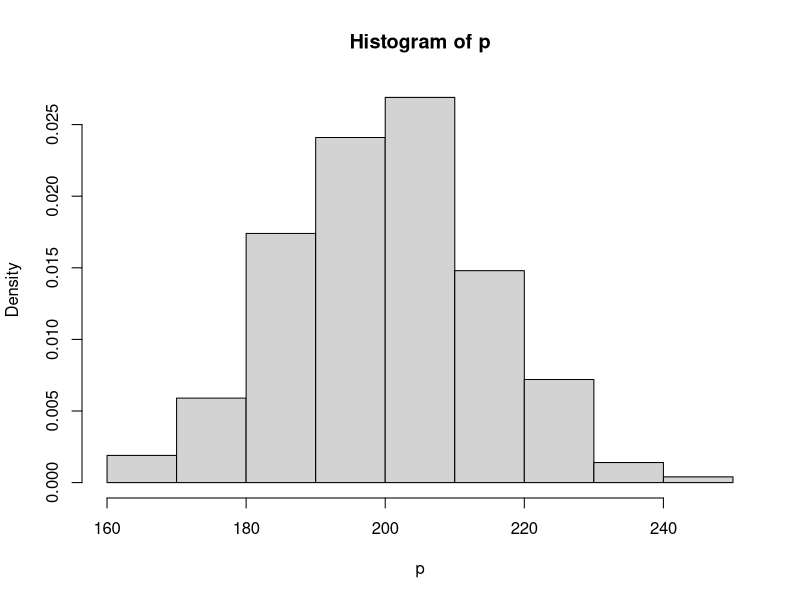
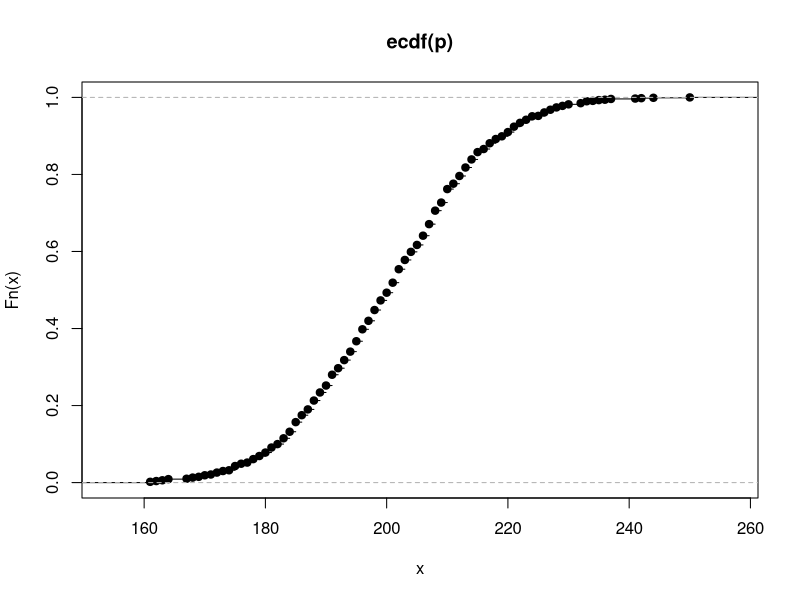
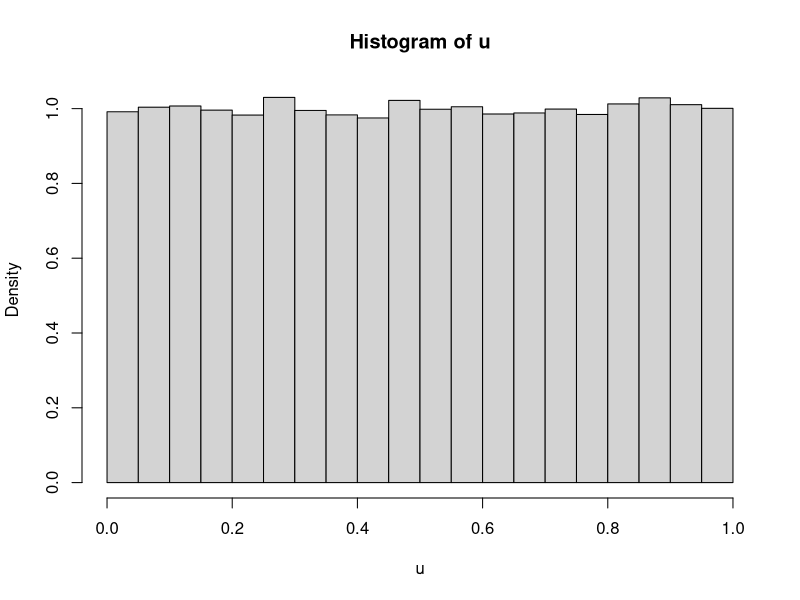
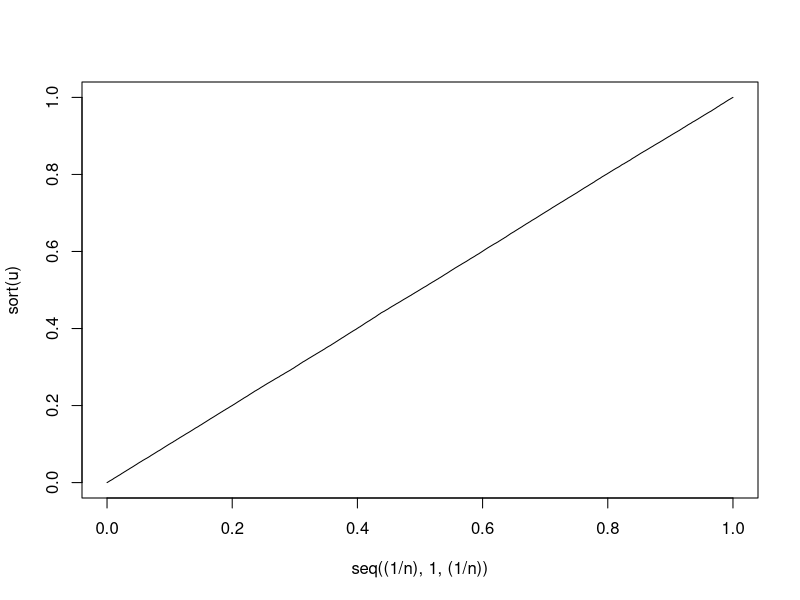
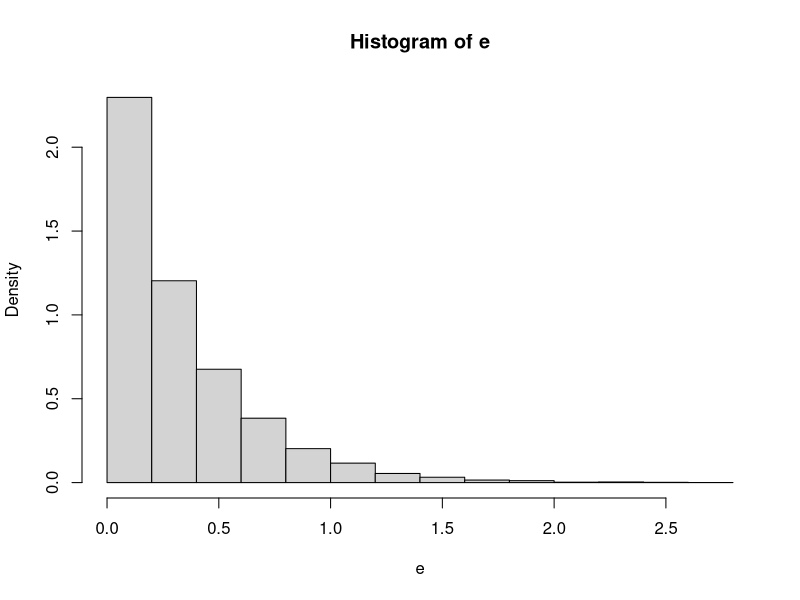
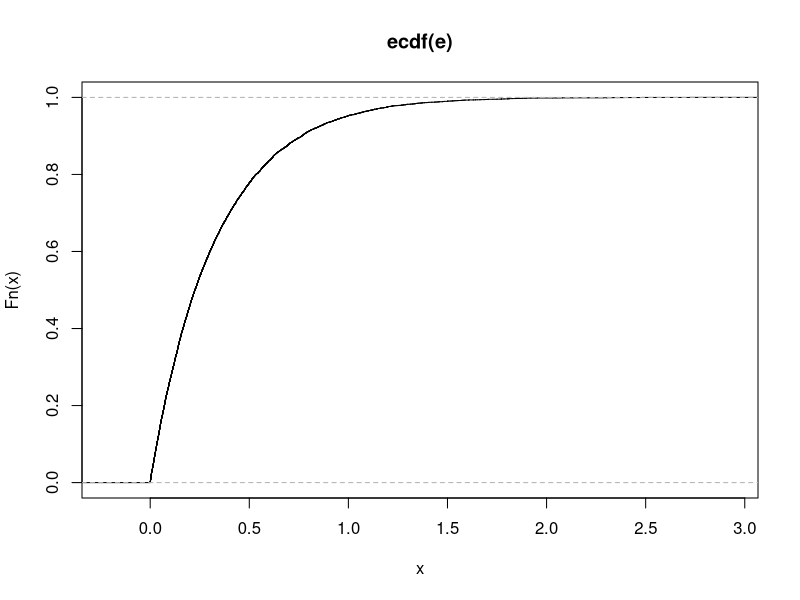
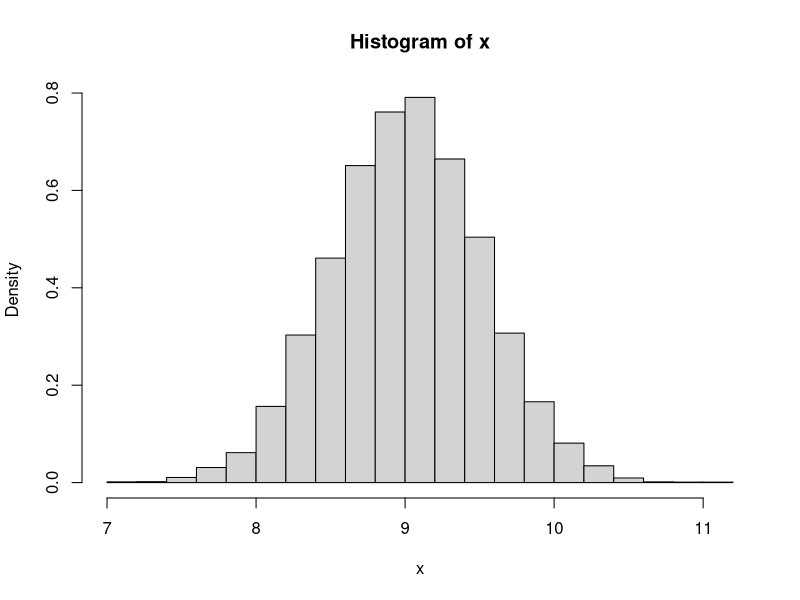
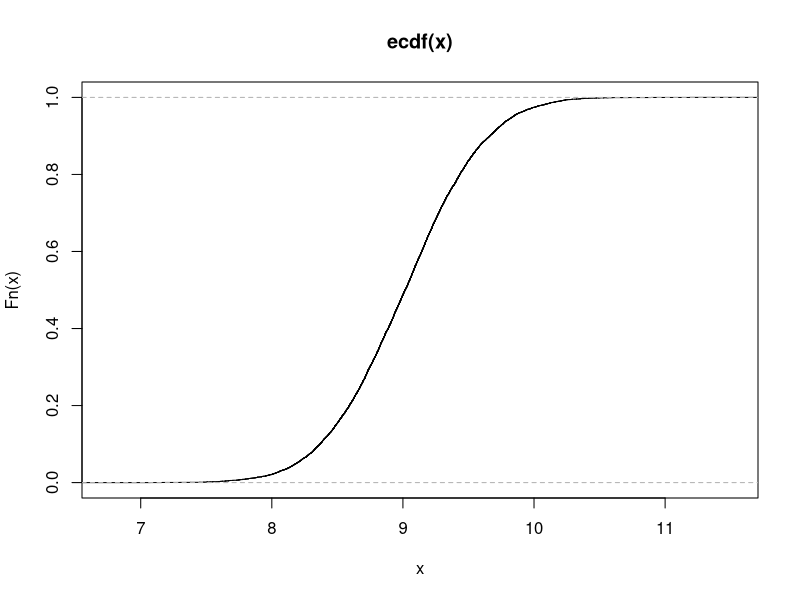

These figures' R source, in order:
#Problem Ch4_10
#Spam email per day is Poisson with mean 200
rep<-1000 #Number of days examined
lambda<-200 #rate parameter
p<-rpois(rep,lambda)
hist(p,freq=F) #histogram over empirical pdf
plot(ecdf(p)) #empirical cdf
sum(p<190)/rep



#Problem 31a
rep<-10000; prop<-0; x<-1:10
for (i in 1:rep)
{
d<-0
if(min(sample(x,3,replace=F))==4) d<-1
prop<-prop+d
}
print(prop/rep)



#1 Birthday problem. The probability that two (or more) are born on the same day
#What about three (or more)
#What about exactly three
#Number of persons
n<-14
rep<-10000
prop<-0
for (i in 1:rep)
{
d<-0
a<-(1+floor(365*runif(n)))
b<-unique(a)
if(length(b)<n) d<-1
#print(d)
prop<-prop+d
}
print(prop/rep)

#2 Expectation of Bernoulli r.v.
#We select at random one from the class and id her och him as 0 or 1 dep gender
m<-5 # set no of males
f<-2 # set no of females
p<-m/(m+f)
rep<-1000000
prop<-0
for (i in 1:rep)
{ d<-0
if(runif(1)<p) d<-1
prop<-prop+d }
print(prop/rep)

#3 Stud exercise: Binomial r.v.
#We select at random with replacement four from the class and id them
m<-5 # set no of males
f<-2 # set no of females
p<-m/(m+f)
rep<-20000
prop<-0
for (i in 1:rep)
{ d<-0
if(rbinom(1,4,p)==0) d<-1
prop<-prop+d }
print(prop/rep)

#4 Highway accidents: Poisson r.v. Example 2.11
lambda<-3
rep<-50000
prop<-0
for (i in 1:rep)
{ d<-0
if(rpois(1,lambda)<3) d<-1
prop<-prop+d }
print(prop/rep)

#5 pdf and cdf of a uniform r.v.
n<-100000 #no obs
u<-runif(n)
hist(u,freq=F) #histogram over empirical pdf
plot(seq((1/n),1,(1/n)), sort(u), "l")
#ALT plot(ecdf(u)) #empirical cdf

#6 pdf and cdf of an exponetial r.v.
n<-10000 #no obs
lambda<-3 #rate parameter
e<-rexp(n,lambda)
hist(e,freq=F) #histogram over empirical pdf
plot(ecdf(e)) #empirical cdf

#7 pdf and cdf of a normal r.v.
n<-10000 #no obs
mu<-9 #location parameter
sigma<-0.5 #scale parameter
x<-rnorm(n,mu,sigma)
hist(x,freq=F) #histogram over empirical pdf
plot(ecdf(x)) #empirical cdf

#8 Expected value of the cubic of a uniform(0,1) r.v. (examp 2.26)
n<-10000 #no obs
u<-runif(n)
y<-1/u
mean(y)
hist(y,freq=F) #histogram over empirical pdf

#9 Expected value of the sum of a uniform(0,10) and N(1,1) r.v. 
n<-10000 #no obs
y<-runif(n)*10+rnorm(n,1,1)
mean(y)
sd(y)
hist(y,freq=F) #histogram over empirical pdf

#10 Illustration of Central Limit Theorem, mean calculated from n iid Exp(1)
lambda<-1
n<-30   #30
rep<-1000
e_bar<-seq(1,rep,1)*0
for (i in 1:rep)
{ 
e_bar[i]<-mean(rexp(n,lambda))
}
hist(e_bar,freq=F) #histogram over empirical pdf

#11 Stochastic process - time to work
set.seed(630829)
rep<-10 #consider also 100, 1000, 10000
d<-c(0,1,1,23.6,24) #distances from home
z<-NULL
for (i in 1:rep) {
t<-rep(0,5) #initializing the random vector
t[2]<-rnorm(1,8,1)  #Walking time to the bus stop
b<-rbinom(1,1,0.03) #3% of the times there is major disturbance in the service
t[3]<-(1-b)*5*runif(1)+b*rexp(1,0.1)  #Waiting time at the bus stop given that buses are scheduled and I aim for 5 min
t[4]<-(1-b)*rnorm(1,31,2)+b*(31+rexp(1,0.1)) #Driving time for the bus
#t[5]<-rnorm(1,5,2) #Walking time for bus halt to office
t[5]<-rnorm(1,(6-(sum(t[1:4]))/50),2) #Walking time from bus halt is dependent
z1<-c(t[1],sum(t[1:2]),sum(t[1:3]),sum(t[1:4]),sum(t[1:5])) #Summing the duration
z<-c(z,z1)
}
plot(d,z[1:5],type="l",xlab="travel distance",ylab="time in min",xlim=c(0,25),ylim=c(0,90))
for (j in 1:(rep-1)){
#a<-combn(40,5)   #delays the graphics if you want
lines(d,z[(5*j+1):(5*(j+1))],col=min(j,100))
}
m<-matrix(z,5,rep) #create a column for each trip
mean(m[5,])   #average travel time
sd(m[5,])     #standard dev of travel time
hist(m[5,])   #emp pdf
plot(ecdf(m[5,]))   #emp cdf

#12 Conditional distributions
n<-100
a<-0
b<-1
c<-2
d<-0
x<-rnorm(n,0,1)
z<-d*x+rnorm(n,0,1)
e<-sqrt(12)*runif(n)-6
y<-a+b*x+c*z+e 
plot(x,y)

#estimate of lambda in distance decay parameter from HUI
l<-seq(0.033,0.034,0.0001)

lik<-((1-exp(-2.5*l))**0.14)*
((exp(-2.5*l)-exp(-5*l))**0.22)*
((exp(-5*l)-exp(-25*l))**0.32)*
((exp(-25*l)-exp(-50*l))**0.17)*
((exp(-50*l)-exp(-125*l))**0.09)*
((exp(-125*l)-exp(-250*l))**0.04)*
((exp(-250*l)-0)**0.02)
plot(l,lik,type="l")

l<-0.0335
f<-0.14*(2.5*exp(-2.5*l)-0*exp(-0*l))/(-exp(-2.5*l)+exp(-0*l))+
0.22*(5*exp(-5*l)-2.5*exp(-2.5*l))/(-exp(-5*l)+exp(-2.5*l))+
0.32*(25*exp(-25*l)-5*exp(-5*l))/(-exp(-25*l)+exp(-5*l))+
0.17*(50*exp(-50*l)-25*exp(-25*l))/(-exp(-50*l)+exp(-25*l))+
0.09*(125*exp(-125*l)-50*exp(-50*l))/(-exp(-125*l)+exp(-50*l))+
0.04*(250*exp(-250*l)-125*exp(-125*l))/(-exp(-250*l)+exp(-125*l))+
0.02*(-250*exp(-250*l))/(exp(-250*l))
print(f)

q<-c(2.5,5,25,50,125,250)
pexp(q,l)

#Illustrating interval estimation
#Second we conduct as an illustration with R=1
set.seed(630829)
x<-rnorm(100,1,10)
t1<-mean(x)-1.96*sd(x)/sqrt(100)
t2<-mean(x)+1.96*sd(x)/sqrt(100)
mean(x)
print(c(t1,t2))

#Bootstrap
br<-999 #Bootstrap replicates
mean_boot<-NULL
for (i in 1:br) {
x_boot<-sample(x,100,replace=T)
mean_boot<-c(mean_boot,mean(x_boot)) }
t1_a<-mean(mean_boot)-1.96*sd(mean_boot)
t2_a<-mean(mean_boot)+1.96*sd(mean_boot)

print(c(mean(mean_boot),sd(mean_boot)))
print(c(t1_a,t2_a))
quantile(mean_boot, probs=c(0.025,0.975))


#Second we conduct as an illustration with R large
cover<-0
for (i in 1:50)
{
x<-rnorm(100,1,10)
t1<-mean(x)-1.96*sd(x)/sqrt(100)
t2<-mean(x)+1.96*sd(x)/sqrt(100)
print(c(t1,t2)) 
if(t1<1&t2>1) print("covers") else print("not cover")
#if(t1<1&t2>1) cover<-cover+1
}
#cover/1000


